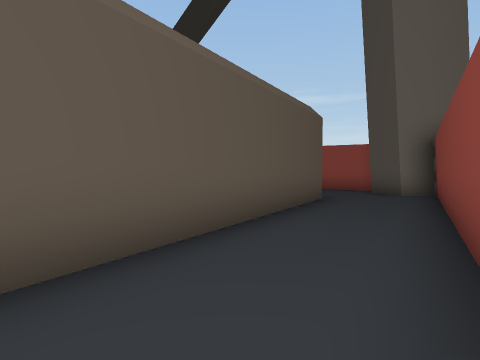
[1] (above)

16 first-person views from a walk through a scene from a Unity 3-D project. The camera is 1.5 m above the floor, tilts 2° down and sees 75° across. The floor is counted in squares, 2 m on a side. Each view is taken from the middle of a square. On the plan, view 1 faces up. The plan holds only what a view shows up to about 10 squares ahead; the rest is blank. The place goes on beyond the plan.

[2]
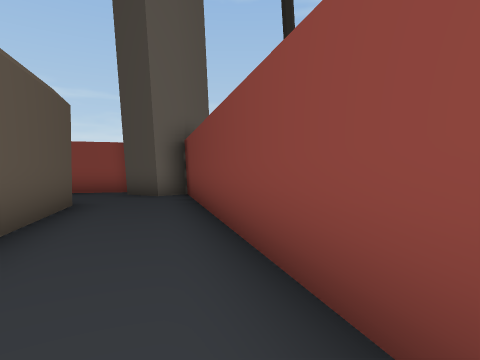

[3]
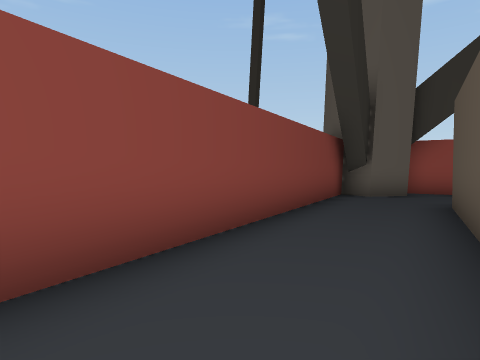

[4]
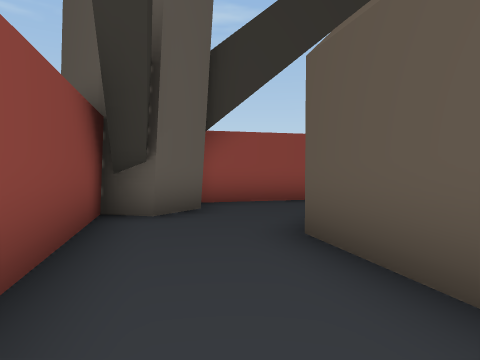

[5]
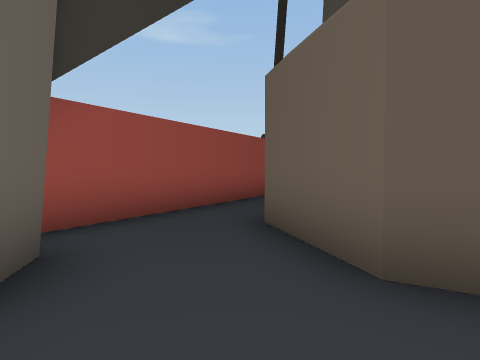

[6]
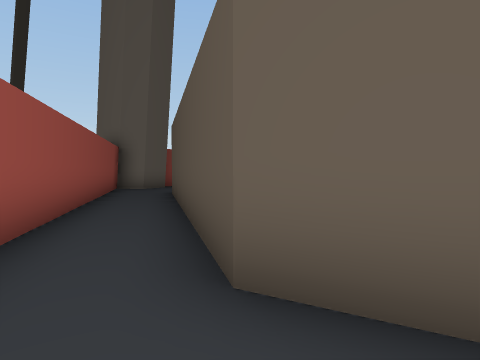

[7]
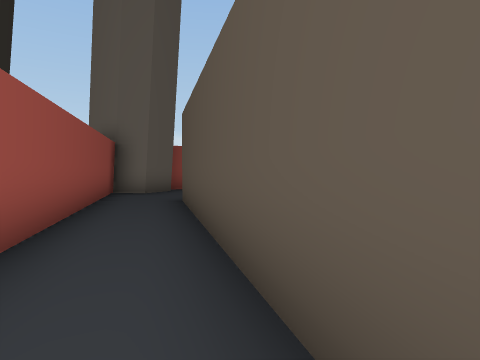

[8]
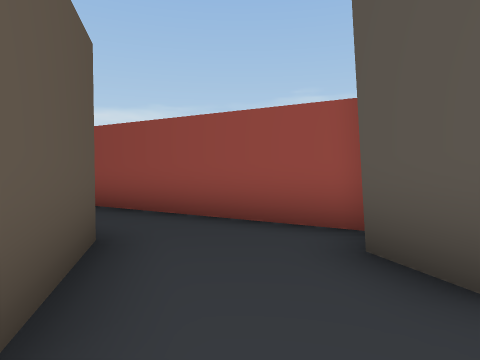

[9]
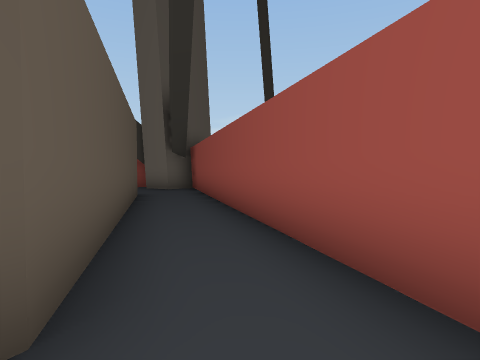

[10]
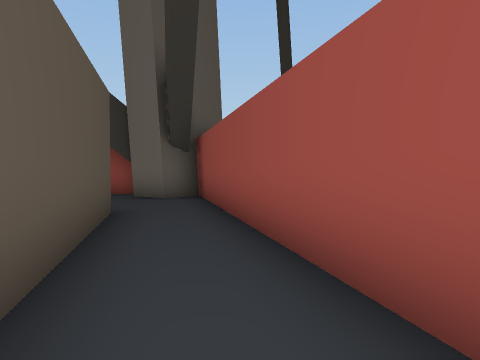

[11]
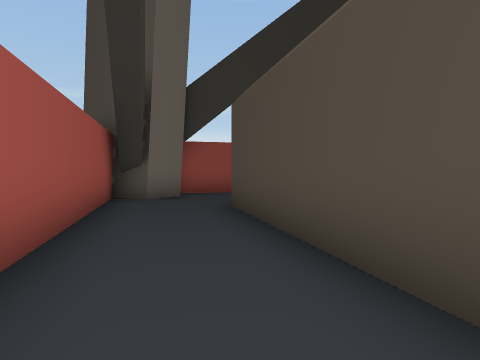

[12]
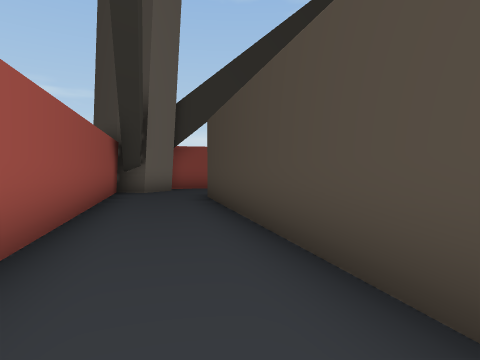

[13]
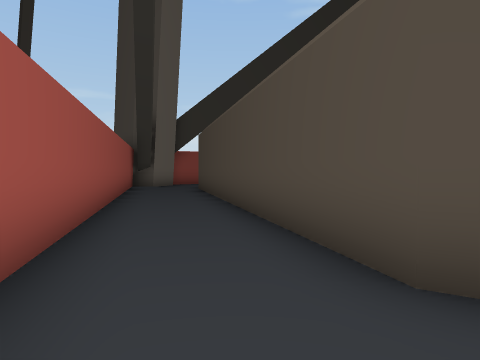

[14]
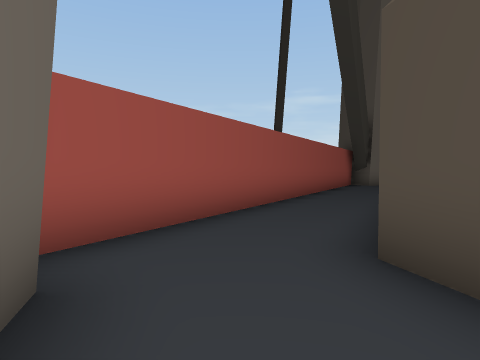

[15]
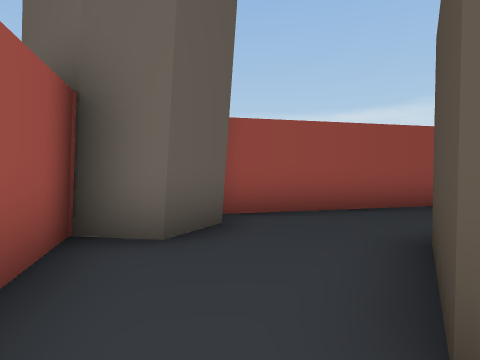

[16]
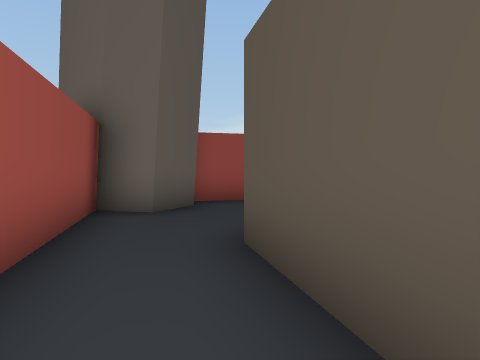

### Floor plan
Points are (right, up) in squares from view 1. A wall is a line through its corners. A room is listed if a view was taken in it or the views show most of it. See-through windows are left out.
Room 1 (views 1, 2, 3, 4, 5, 6, 7, 8, 9)
walls: (2.1, 8) (-3.1, -1) (-5.4, -1.7) (-6.2, -1.2); (4.4, 8.7) (4.1, 9.9); (-3.7, -3.7) (-2.5, -3.4) (-2, -4.3) (5.5, 8.7); (0, 11.2) (1.5, 10.3) (2, 8.2); (4.6, 10.7) (0.9, 12.8); (-6.9, -3) (-4.1, -4.6)
ways out: opening at (0, 12) to room 2; opening at (-6, -2)
Room 2 (view 10)
walls: (-1.7, 12.1) (0, 11.2); (0.9, 12.8) (-1, 13.9)
ways out: opening at (0, 12) to room 1; opening at (-2, 13)
Room 3 (views 11, 12, 13, 14, 15)
walls: (-15.2, 3.9) (-14.9, 2.8) (-15.8, 2.1) (-11.9, -0.1); (-11.3, 1.8) (-12.2, 2.3) (-12.8, 4.6) (-7.7, 13.6); (-4.2, 15.8) (-7, 17.4) (-7, 16.3) (-8.2, 16) (-8.7, 16.9) (-15.9, 4.3)
ways out: opening at (-12, 1) to room 4; opening at (-4, 15)
Room 4 (view 16)
walls: (-11.9, -0.1) (-8.9, -1.9); (-8, -0.2) (-11.3, 1.8)
ways out: opening at (-12, 1) to room 3; opening at (-9, -1)

Positions as (right, up) in squares from view 1, and headings:
1: (0, 0), facing up
2: (0, 1), facing up-right
3: (1, 5), facing down
4: (0, 1), facing down-left
5: (-1, -2), facing left
6: (-4, -3), facing up-left
7: (-6, -2), facing up-left
8: (3, 7), facing up
9: (3, 10), facing up-left
10: (0, 12), facing up-left
11: (-12, 9), facing up-right
12: (-13, 7), facing up-right
13: (-15, 4), facing up-right
14: (-14, 2), facing up
15: (-12, 1), facing up-left
16: (-10, 0), facing up-left
